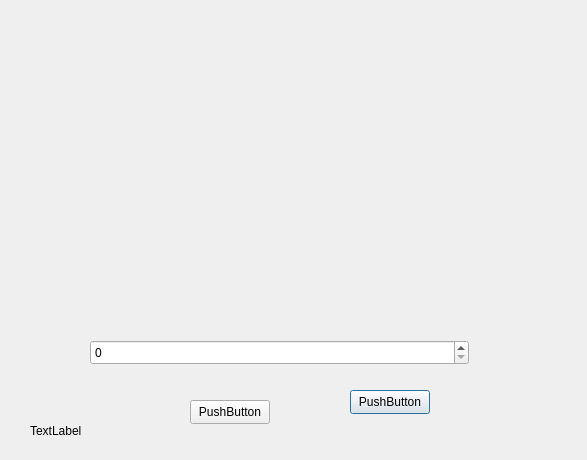
<?xml version="1.0" encoding="UTF-8"?>
<ui version="4.0">
 <class>timers</class>
 <widget class="QDialog" name="timers">
  <property name="geometry">
   <rect>
    <x>0</x>
    <y>0</y>
    <width>587</width>
    <height>460</height>
   </rect>
  </property>
  <property name="windowTitle">
   <string>Dialog</string>
  </property>
  <widget class="QWidget" name="verticalLayoutWidget">
   <property name="geometry">
    <rect>
     <x>80</x>
     <y>60</y>
     <width>381</width>
     <height>261</height>
    </rect>
   </property>
   <layout class="QVBoxLayout" name="verticalLayout"/>
  </widget>
  <widget class="QSpinBox" name="spinBox">
   <property name="geometry">
    <rect>
     <x>90</x>
     <y>340</y>
     <width>379</width>
     <height>25</height>
    </rect>
   </property>
  </widget>
  <widget class="QPushButton" name="pushButton">
   <property name="geometry">
    <rect>
     <x>350</x>
     <y>390</y>
     <width>80</width>
     <height>24</height>
    </rect>
   </property>
   <property name="text">
    <string>PushButton</string>
   </property>
  </widget>
  <widget class="QPushButton" name="pushButton_2">
   <property name="geometry">
    <rect>
     <x>190</x>
     <y>400</y>
     <width>80</width>
     <height>24</height>
    </rect>
   </property>
   <property name="text">
    <string>PushButton</string>
   </property>
  </widget>
  <widget class="QLabel" name="label">
   <property name="geometry">
    <rect>
     <x>30</x>
     <y>390</y>
     <width>111</width>
     <height>81</height>
    </rect>
   </property>
   <property name="text">
    <string>TextLabel</string>
   </property>
  </widget>
 </widget>
 <resources/>
 <connections/>
</ui>
